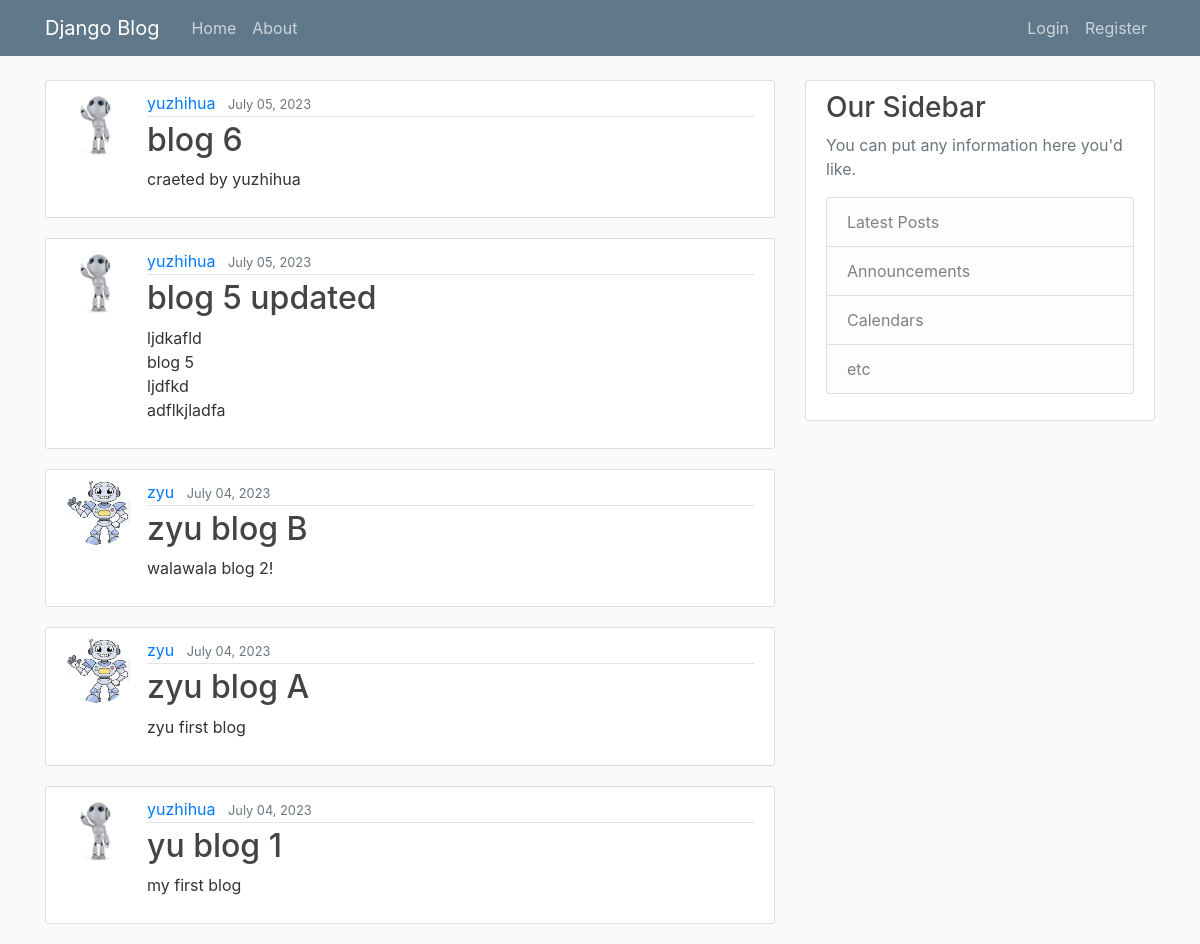
The app's page /, older data.
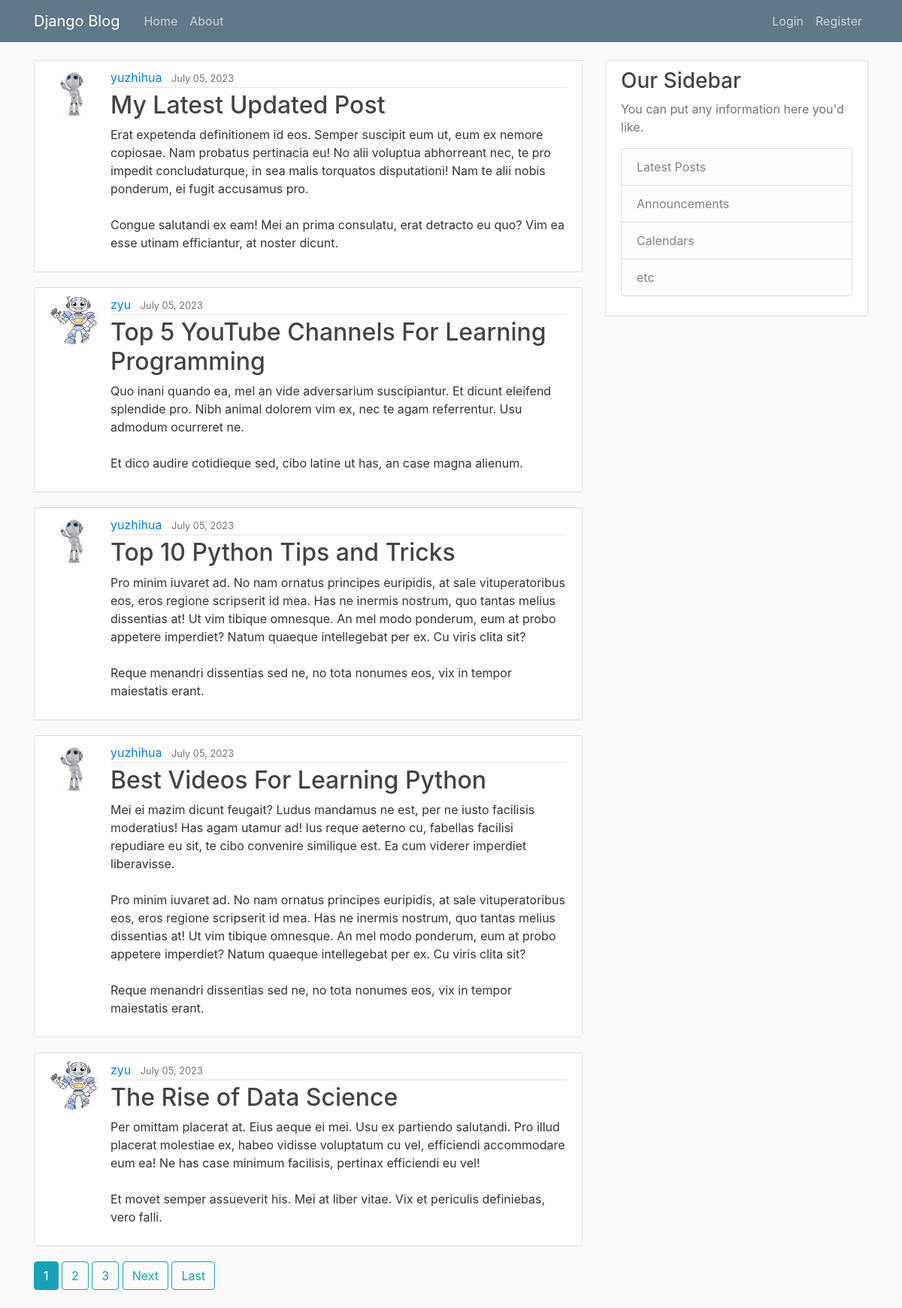
The same page, newer data.
### blog/models.py (models this page shows, shortened)
class Post(models.Model):
	title = models.CharField(max_length=100)
	content = models.TextField()
	date_posted = models.DateTimeField(default=timezone.now)
	author = models.ForeignKey(User,on_delete=models.CASCADE)

### users/models.py (models this page shows, shortened)
class Profile(models.Model):
    user = models.OneToOneField(User, on_delete=models.CASCADE)
    image = models.ImageField(default='default.jpg', upload_to='profile_pics')

### blog/views.py (the view)
# urls.py: path('', PostListView.as_view(), name='blog-home'),
class PostListView(ListView):
	model = Post
	template_name = 'blog/home.html' # default to <app>/<model>_<viewtype>.html, which is 'blog/post_list.html'
	context_object_name = 'posts'
	ordering = ['-date_posted']
	paginate_by = 5

### blog/templates/blog/home.html (shortened to what this page needs)
{% extends "blog/base.html" %}
{% block content %}
	{% for post in posts %}
		<article class="media content-section">
			<img class="rounded-circle article-img" src="{{ post.author.profile.image.url }}">
			<div class="media-body">
				<div class="article-metadata">
				<a class="mr-2" href="{% url 'user-posts' post.author.username %}">{{ post.author }}</a>
				<small class="text-muted">{{ post.date_posted|date:"N d, Y" }}</small>
				</div>
				<h2><a class="article-title" href="{% url 'post-detail' post.id %}">{{ post.title }}</a></h2>
				<p class="article-content">{{ post.content }}</p>
			</div>
		</article>
	{% endfor %}
	{% if is_paginated %}
		{% for num in page_obj.paginator.page_range %}
			{% if page_obj.number == num %}
				<a class="btn btn-info mb-4" href="?page={{ num }}">{{ num }}</a>
			{% elif num > page_obj.number|add:'-3' and num < page_obj.number|add:'3' %}
				<a class="btn btn-outline-info mb-4" href="?page={{ num }}">{{ num }}</a>
			{% endif %}
		{% endfor %}
		{% if page_obj.has_next %}
			<a class="btn btn-outline-info mb-4" href="?page={{ page_obj.next_page_number }}">Next</a>
			<a class="btn btn-outline-info mb-4" href="?page={{ page_obj.paginator.num_pages }}">Last</a>
		{% endif %}
	{% endif %}
{% endblock content %}

Row changes from the older to the newer data that the page shows:
no longer on this page (row unchanged): Post: author.profile.image (picture), author "yuzhihua", date_posted "July 05, 2023", title "blog 6", content "craeted by yuzhihua"
no longer on this page (row unchanged): Post: author.profile.image (picture), author "yuzhihua", date_posted "July 05, 2023", title "blog 5 updated", content "ljdkafld blog 5 ljdfkd adflkjladfa"
no longer on this page (row unchanged): Post: author.profile.image (picture), author "zyu", date_posted "July 04, 2023", title "zyu blog B", content "walawala blog 2!"
no longer on this page (row unchanged): Post: author.profile.image (picture), author "zyu", date_posted "July 04, 2023", title "zyu blog A", content "zyu first blog"
no longer on this page (row unchanged): Post: author.profile.image (picture), author "yuzhihua", date_posted "July 04, 2023", title "yu blog 1", content "my first blog"
added Post: author.profile.image (picture), author "yuzhihua", date_posted "July 05, 2023", title "My Latest Updated Post", content "Erat expetenda definitionem id eos. Semper suscipit eum ut, eum ex nemore copiosae. Nam probatus pertinacia eu! No alii voluptua abhorreant nec, te pro impedit concludaturque, in sea malis torquatos disputationi! Nam te alii nobis ponderum, ei fugit accusamus pro. Congue salutandi ex eam! Mei an prima consulatu, erat detracto eu quo? Vim ea esse utinam efficiantur, at noster dicunt."
added Post: author.profile.image (picture), author "zyu", date_posted "July 05, 2023", title "Top 5 YouTube Channels For Learning Programming", content "Quo inani quando ea, mel an vide adversarium suscipiantur. Et dicunt eleifend splendide pro. Nibh animal dolorem vim ex, nec te agam referrentur. Usu admodum ocurreret ne. Et dico audire cotidieque sed, cibo latine ut has, an case magna alienum."
added Post: author.profile.image (picture), author "yuzhihua", date_posted "July 05, 2023", title "Top 10 Python Tips and Tricks", content "Pro minim iuvaret ad. No nam ornatus principes euripidis, at sale vituperatoribus eos, eros regione scripserit id mea. Has ne inermis nostrum, quo tantas melius dissentias at! Ut vim tibique omnesque. An mel modo ponderum, eum at probo appetere imperdiet? Natum quaeque intellegebat per ex. Cu viris clita sit? Reque menandri dissentias sed ne, no tota nonumes eos, vix in tempor maiestatis erant."
added Post: author.profile.image (picture), author "yuzhihua", date_posted "July 05, 2023", title "Best Videos For Learning Python", content "Mei ei mazim dicunt feugait? Ludus mandamus ne est, per ne iusto facilisis moderatius! Has agam utamur ad! Ius reque aeterno cu, fabellas facilisi repudiare eu sit, te cibo convenire similique est. Ea cum viderer imperdiet liberavisse. Pro minim iuvaret ad. No nam ornatus principes euripidis, at sale vituperatoribus eos, eros regione scripserit id mea. Has ne inermis nostrum, quo tantas melius dissentias at! Ut vim tibique omnesque. An mel modo ponderum, eum at probo appetere imperdiet? Natum quaeque intellegebat per ex. Cu viris clita sit? Reque menandri dissentias sed ne, no tota nonumes eos, vix in tempor maiestatis erant."
added Post: author.profile.image (picture), author "zyu", date_posted "July 05, 2023", title "The Rise of Data Science", content "Per omittam placerat at. Eius aeque ei mei. Usu ex partiendo salutandi. Pro illud placerat molestiae ex, habeo vidisse voluptatum cu vel, efficiendi accommodare eum ea! Ne has case minimum facilisis, pertinax efficiendi eu vel! Et movet semper assueverit his. Mei at liber vitae. Vix et periculis definiebas, vero falli."
Text that changed along with them:
new list line: "1"
new list line: "2"
new list line: "3"
text now shown: "Next Last"
